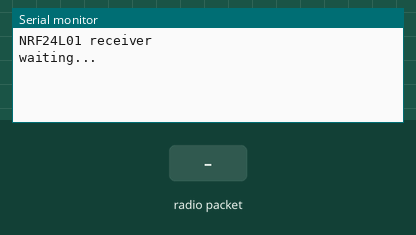
The sketch below on a simulated Arduino Nano, built with avr-gcc and run on an emulated ATmega328P. Parts: the last lines printed to the serial monitor. Inputs (shaded band) come from the test bench. No radio packets arrive unless stated.

Above: at 1.2 s.
1.3 s: radio packet "1" arrives
At 2.5 s:
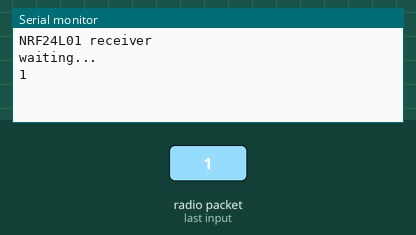
2.8 s: radio packet "0" arrives
At 3.9 s:
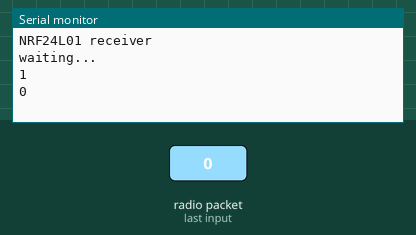
4.3 s: radio packet "2" arrives
At 5.0 s:
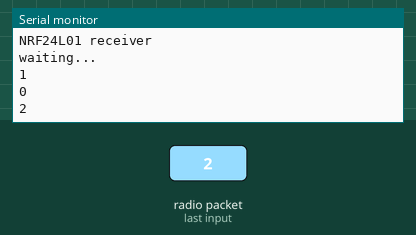

Measured:
- after the input at 1.3 s, the serial monitor: prints a new line at once (image 1)
- after the input at 2.8 s, the serial monitor: prints a new line at once (image 2)
- after the input at 4.3 s, the serial monitor: prints a new line at once (image 3)

The sketch:

nb_reciver.ino
```cpp
#include <SPI.h>
#include <nRF24L01.h>
#include <RF24.h>
#include <printf.h>

RF24 radio(5, 6); //指定 Arduino Nano 腳位對應 nRF24L01 之 (CE, CSN)
const byte address[6] = "00006";  //節點位址為 5 bytes + \0=6 bytes

void setup() {
  Serial.begin(115200);
  radio.begin();  //初始化 nRF24L01 模組
  printf_begin();  //初始化 RF24 的列印輸出功能
  radio.openReadingPipe(0, address);  //開啟 pipe 0 之讀取管線
  radio.setPALevel(RF24_PA_MIN);  //設為低功率, 預設為 RF24_PA_MAX
  //radio.startListening();  //接收端開始接收
  radio.printDetails();  //印出 nRF24L01 詳細狀態
  Serial.println("NRF24L01 receiver");
  Serial.println("waiting...");
}
void loop() {
  radio.startListening();  //接收端開始接收
  if (radio.available()) {  //偵測接收緩衝器是否有資料
    char text[32] = "";   //用來儲存接收字元之陣列
    radio.read(&text, sizeof(text));  //讀取接收字元
    Serial.println(text);
  }
}
```
